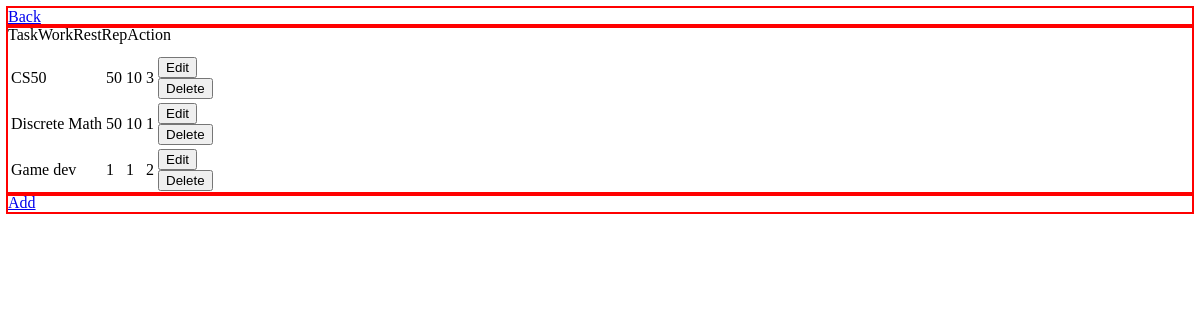
/tasks, run on an earlier commit of the app's database.
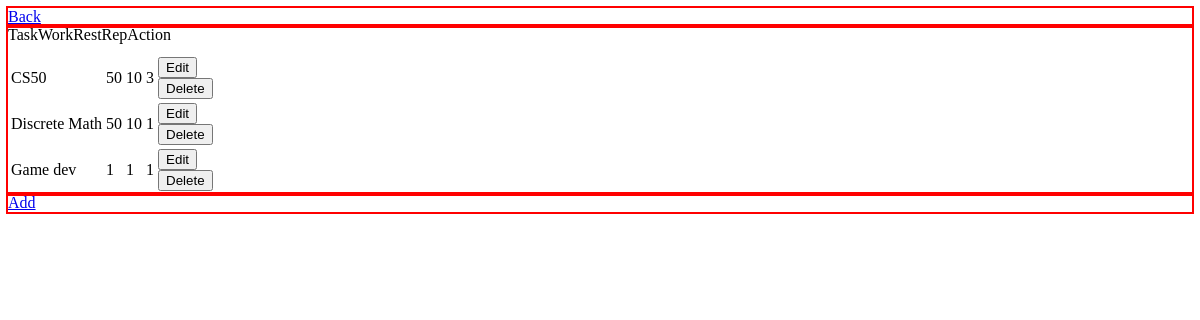
And on a later commit of the database.
### tables this page shows
CREATE TABLE tasks (id INTEGER PRIMARY KEY AUTOINCREMENT NOT NULL, name TEXT NOT NULL, work_time INTEGER NOT NULL, rest_time INTEGER DEFAULT NULL, repetition INTEGER DEFAULT 1);

### app.py (the view)
@app.route("/tasks")
def tasks():
    tasks = db.execute("SELECT * FROM tasks")
    return render_template("tasks.html", tasks=tasks)

### app.py (called while the page is built)
@app.after_request
def after_request(response):
    response.headers["Cache-Control"] = "no-cache, no-store, must-revalidate"
    response.headers["Expires"] = 0
    response.headers["Pragma"] = "no-cache"
    return response

### templates/tasks.html (shortened to what this page needs)
{% extends "layout.html" %}
{% block body %}
<div class="top">
    <a href="/">Back</a>
</div>
<div class="middle">
    <table>
        <thead>
        </thead>
        <tbody>
            {% for task in tasks %}
                <tr>
                    <td>{{ task.name }}</td>
                    <td>{{ task.work_time }}</td>
                    <td>{{ task.rest_time }}</td>
                    <td>{{ task.repetition }}</td>
                    <td>
                        <form action="/edit" method="get">
                            <button>Edit</button>
                        </form>
                        <form action="/delete" method="get">
                            <button>Delete</button>
                        </form>
                    </td>
                </tr>
            {% endfor %}
        </tbody>
    </table>
</div>
<div class="bottom">
    <a href="/add">Add</a>
</div>
{% endblock %}

What changed in the data, as far as the page shows it:
changed tasks "Game dev": repetition "2" → "1"
